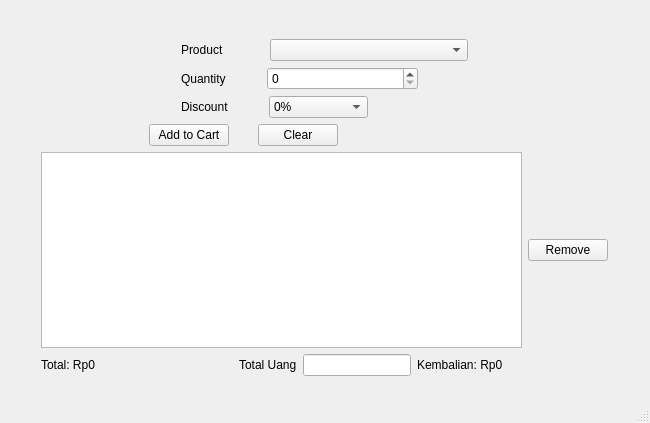
<?xml version="1.0" encoding="UTF-8"?>
<ui version="4.0">
 <class>MainWindow</class>
 <widget class="QMainWindow" name="MainWindow">
  <property name="geometry">
   <rect>
    <x>0</x>
    <y>0</y>
    <width>649</width>
    <height>423</height>
   </rect>
  </property>
  <property name="windowTitle">
   <string>POS Application - Dhinda Tsamara Shalsabilla (F1D022005)</string>
  </property>
  <widget class="QWidget" name="centralwidget">
   <layout class="QFormLayout" name="formLayout_2">
    <item row="1" column="1">
     <layout class="QFormLayout" name="formLayout">
      <property name="leftMargin">
       <number>10</number>
      </property>
      <property name="topMargin">
       <number>30</number>
      </property>
      <property name="rightMargin">
       <number>23</number>
      </property>
      <property name="bottomMargin">
       <number>10</number>
      </property>
      <item row="0" column="1">
       <layout class="QHBoxLayout" name="horizontalLayout">
        <item>
         <spacer name="horizontalSpacer">
          <property name="orientation">
           <enum>Qt::Horizontal</enum>
          </property>
          <property name="sizeType">
           <enum>QSizePolicy::Fixed</enum>
          </property>
          <property name="sizeHint" stdset="0">
           <size>
            <width>150</width>
            <height>20</height>
           </size>
          </property>
         </spacer>
        </item>
        <item>
         <widget class="QLabel" name="productLabel">
          <property name="font">
           <font>
            <family>Arial</family>
           </font>
          </property>
          <property name="text">
           <string>Product</string>
          </property>
         </widget>
        </item>
        <item>
         <spacer name="horizontalSpacer_7">
          <property name="orientation">
           <enum>Qt::Horizontal</enum>
          </property>
          <property name="sizeType">
           <enum>QSizePolicy::Fixed</enum>
          </property>
          <property name="sizeHint" stdset="0">
           <size>
            <width>40</width>
            <height>20</height>
           </size>
          </property>
         </spacer>
        </item>
        <item>
         <widget class="QComboBox" name="productList">
          <property name="sizePolicy">
           <sizepolicy hsizetype="Expanding" vsizetype="Fixed">
            <horstretch>0</horstretch>
            <verstretch>0</verstretch>
           </sizepolicy>
          </property>
          <property name="font">
           <font>
            <family>Arial</family>
           </font>
          </property>
          <item>
           <property name="text">
            <string/>
           </property>
          </item>
          <item>
           <property name="text">
            <string>Minyak Goreng (Rp18.000)</string>
           </property>
          </item>
          <item>
           <property name="text">
            <string>Beras 1 Kg (Rp14.000)</string>
           </property>
          </item>
          <item>
           <property name="text">
            <string>Telur (Rp2.500)</string>
           </property>
          </item>
          <item>
           <property name="text">
            <string>Saori Saos Tiram (Rp2.000)</string>
           </property>
          </item>
          <item>
           <property name="text">
            <string>Mie Sedaap Goreng (Rp3.500)</string>
           </property>
          </item>
         </widget>
        </item>
        <item>
         <spacer name="horizontalSpacer_2">
          <property name="orientation">
           <enum>Qt::Horizontal</enum>
          </property>
          <property name="sizeType">
           <enum>QSizePolicy::Fixed</enum>
          </property>
          <property name="sizeHint" stdset="0">
           <size>
            <width>150</width>
            <height>20</height>
           </size>
          </property>
         </spacer>
        </item>
       </layout>
      </item>
      <item row="2" column="1">
       <layout class="QHBoxLayout" name="horizontalLayout_2">
        <item>
         <spacer name="horizontalSpacer_3">
          <property name="orientation">
           <enum>Qt::Horizontal</enum>
          </property>
          <property name="sizeType">
           <enum>QSizePolicy::Fixed</enum>
          </property>
          <property name="sizeHint" stdset="0">
           <size>
            <width>150</width>
            <height>20</height>
           </size>
          </property>
         </spacer>
        </item>
        <item>
         <widget class="QLabel" name="qtyLabel">
          <property name="font">
           <font>
            <family>Arial</family>
           </font>
          </property>
          <property name="text">
           <string>Quantity</string>
          </property>
         </widget>
        </item>
        <item>
         <spacer name="horizontalSpacer_9">
          <property name="orientation">
           <enum>Qt::Horizontal</enum>
          </property>
          <property name="sizeType">
           <enum>QSizePolicy::Fixed</enum>
          </property>
          <property name="sizeHint" stdset="0">
           <size>
            <width>35</width>
            <height>20</height>
           </size>
          </property>
         </spacer>
        </item>
        <item>
         <widget class="QSpinBox" name="qtySpin">
          <property name="sizePolicy">
           <sizepolicy hsizetype="Expanding" vsizetype="Fixed">
            <horstretch>0</horstretch>
            <verstretch>0</verstretch>
           </sizepolicy>
          </property>
          <property name="font">
           <font>
            <family>Arial</family>
           </font>
          </property>
         </widget>
        </item>
        <item>
         <spacer name="horizontalSpacer_4">
          <property name="orientation">
           <enum>Qt::Horizontal</enum>
          </property>
          <property name="sizeType">
           <enum>QSizePolicy::Fixed</enum>
          </property>
          <property name="sizeHint" stdset="0">
           <size>
            <width>200</width>
            <height>20</height>
           </size>
          </property>
         </spacer>
        </item>
       </layout>
      </item>
      <item row="3" column="1">
       <layout class="QHBoxLayout" name="horizontalLayout_3">
        <item>
         <spacer name="horizontalSpacer_5">
          <property name="orientation">
           <enum>Qt::Horizontal</enum>
          </property>
          <property name="sizeType">
           <enum>QSizePolicy::Fixed</enum>
          </property>
          <property name="sizeHint" stdset="0">
           <size>
            <width>150</width>
            <height>20</height>
           </size>
          </property>
         </spacer>
        </item>
        <item>
         <widget class="QLabel" name="discLabel">
          <property name="font">
           <font>
            <family>Arial</family>
           </font>
          </property>
          <property name="text">
           <string>Discount</string>
          </property>
         </widget>
        </item>
        <item>
         <spacer name="horizontalSpacer_8">
          <property name="orientation">
           <enum>Qt::Horizontal</enum>
          </property>
          <property name="sizeType">
           <enum>QSizePolicy::Fixed</enum>
          </property>
          <property name="sizeHint" stdset="0">
           <size>
            <width>34</width>
            <height>20</height>
           </size>
          </property>
         </spacer>
        </item>
        <item>
         <widget class="QComboBox" name="discList">
          <property name="sizePolicy">
           <sizepolicy hsizetype="Expanding" vsizetype="Fixed">
            <horstretch>0</horstretch>
            <verstretch>0</verstretch>
           </sizepolicy>
          </property>
          <property name="font">
           <font>
            <family>Arial</family>
           </font>
          </property>
          <item>
           <property name="text">
            <string>0%</string>
           </property>
          </item>
          <item>
           <property name="text">
            <string>5%</string>
           </property>
          </item>
          <item>
           <property name="text">
            <string>10%</string>
           </property>
          </item>
          <item>
           <property name="text">
            <string>15%</string>
           </property>
          </item>
          <item>
           <property name="text">
            <string>20%</string>
           </property>
          </item>
          <item>
           <property name="text">
            <string>25%</string>
           </property>
          </item>
         </widget>
        </item>
        <item>
         <spacer name="horizontalSpacer_6">
          <property name="orientation">
           <enum>Qt::Horizontal</enum>
          </property>
          <property name="sizeType">
           <enum>QSizePolicy::Fixed</enum>
          </property>
          <property name="sizeHint" stdset="0">
           <size>
            <width>250</width>
            <height>20</height>
           </size>
          </property>
         </spacer>
        </item>
       </layout>
      </item>
      <item row="4" column="1">
       <layout class="QHBoxLayout" name="horizontalLayout_4" stretch="0,0,0,0,0">
        <item>
         <spacer name="horizontalSpacer_10">
          <property name="orientation">
           <enum>Qt::Horizontal</enum>
          </property>
          <property name="sizeType">
           <enum>QSizePolicy::Fixed</enum>
          </property>
          <property name="sizeHint" stdset="0">
           <size>
            <width>118</width>
            <height>20</height>
           </size>
          </property>
         </spacer>
        </item>
        <item>
         <widget class="QPushButton" name="add">
          <property name="sizePolicy">
           <sizepolicy hsizetype="Maximum" vsizetype="Fixed">
            <horstretch>0</horstretch>
            <verstretch>0</verstretch>
           </sizepolicy>
          </property>
          <property name="font">
           <font>
            <family>Arial</family>
           </font>
          </property>
          <property name="text">
           <string>Add to Cart</string>
          </property>
         </widget>
        </item>
        <item>
         <spacer name="horizontalSpacer_12">
          <property name="orientation">
           <enum>Qt::Horizontal</enum>
          </property>
          <property name="sizeType">
           <enum>QSizePolicy::Fixed</enum>
          </property>
          <property name="sizeHint" stdset="0">
           <size>
            <width>23</width>
            <height>20</height>
           </size>
          </property>
         </spacer>
        </item>
        <item>
         <widget class="QPushButton" name="clear">
          <property name="sizePolicy">
           <sizepolicy hsizetype="Maximum" vsizetype="Fixed">
            <horstretch>0</horstretch>
            <verstretch>0</verstretch>
           </sizepolicy>
          </property>
          <property name="font">
           <font>
            <family>Arial</family>
           </font>
          </property>
          <property name="text">
           <string>Clear</string>
          </property>
         </widget>
        </item>
        <item>
         <spacer name="horizontalSpacer_11">
          <property name="orientation">
           <enum>Qt::Horizontal</enum>
          </property>
          <property name="sizeType">
           <enum>QSizePolicy::Fixed</enum>
          </property>
          <property name="sizeHint" stdset="0">
           <size>
            <width>150</width>
            <height>20</height>
           </size>
          </property>
         </spacer>
        </item>
       </layout>
      </item>
      <item row="5" column="1">
       <layout class="QHBoxLayout" name="horizontalLayout_5">
        <item>
         <spacer name="horizontalSpacer_16">
          <property name="orientation">
           <enum>Qt::Horizontal</enum>
          </property>
          <property name="sizeType">
           <enum>QSizePolicy::Fixed</enum>
          </property>
          <property name="sizeHint" stdset="0">
           <size>
            <width>10</width>
            <height>20</height>
           </size>
          </property>
         </spacer>
        </item>
        <item>
         <widget class="QListWidget" name="result">
          <property name="font">
           <font>
            <family>Arial</family>
            <pointsize>8</pointsize>
           </font>
          </property>
         </widget>
        </item>
        <item>
         <widget class="QPushButton" name="remove">
          <property name="sizePolicy">
           <sizepolicy hsizetype="Minimum" vsizetype="Fixed">
            <horstretch>0</horstretch>
            <verstretch>0</verstretch>
           </sizepolicy>
          </property>
          <property name="text">
           <string>Remove</string>
          </property>
         </widget>
        </item>
        <item>
         <spacer name="horizontalSpacer_14">
          <property name="orientation">
           <enum>Qt::Horizontal</enum>
          </property>
          <property name="sizeType">
           <enum>QSizePolicy::Fixed</enum>
          </property>
          <property name="sizeHint" stdset="0">
           <size>
            <width>10</width>
            <height>20</height>
           </size>
          </property>
         </spacer>
        </item>
       </layout>
      </item>
      <item row="6" column="1">
       <layout class="QHBoxLayout" name="horizontalLayout_6">
        <item>
         <spacer name="horizontalSpacer_15">
          <property name="orientation">
           <enum>Qt::Horizontal</enum>
          </property>
          <property name="sizeType">
           <enum>QSizePolicy::Fixed</enum>
          </property>
          <property name="sizeHint" stdset="0">
           <size>
            <width>10</width>
            <height>20</height>
           </size>
          </property>
         </spacer>
        </item>
        <item>
         <widget class="QLabel" name="total">
          <property name="font">
           <font>
            <family>Arial</family>
           </font>
          </property>
          <property name="text">
           <string>Total: Rp0</string>
          </property>
         </widget>
        </item>
        <item>
         <widget class="QLabel" name="bayar">
          <property name="sizePolicy">
           <sizepolicy hsizetype="Maximum" vsizetype="Preferred">
            <horstretch>0</horstretch>
            <verstretch>0</verstretch>
           </sizepolicy>
          </property>
          <property name="text">
           <string>Total Uang</string>
          </property>
         </widget>
        </item>
        <item>
         <widget class="QLineEdit" name="uang">
          <property name="sizePolicy">
           <sizepolicy hsizetype="Maximum" vsizetype="Fixed">
            <horstretch>0</horstretch>
            <verstretch>0</verstretch>
           </sizepolicy>
          </property>
         </widget>
        </item>
        <item>
         <widget class="QLabel" name="kembalian">
          <property name="sizePolicy">
           <sizepolicy hsizetype="Minimum" vsizetype="Preferred">
            <horstretch>0</horstretch>
            <verstretch>0</verstretch>
           </sizepolicy>
          </property>
          <property name="text">
           <string>Kembalian: Rp0</string>
          </property>
         </widget>
        </item>
        <item>
         <spacer name="horizontalSpacer_13">
          <property name="orientation">
           <enum>Qt::Horizontal</enum>
          </property>
          <property name="sizeType">
           <enum>QSizePolicy::Fixed</enum>
          </property>
          <property name="sizeHint" stdset="0">
           <size>
            <width>10</width>
            <height>20</height>
           </size>
          </property>
         </spacer>
        </item>
       </layout>
      </item>
     </layout>
    </item>
    <item row="3" column="0">
     <layout class="QHBoxLayout" name="horizontalLayout_8"/>
    </item>
   </layout>
  </widget>
  <widget class="QMenuBar" name="menubar">
   <property name="geometry">
    <rect>
     <x>0</x>
     <y>0</y>
     <width>649</width>
     <height>26</height>
    </rect>
   </property>
  </widget>
  <widget class="QStatusBar" name="statusbar"/>
 </widget>
 <resources/>
 <connections/>
</ui>
